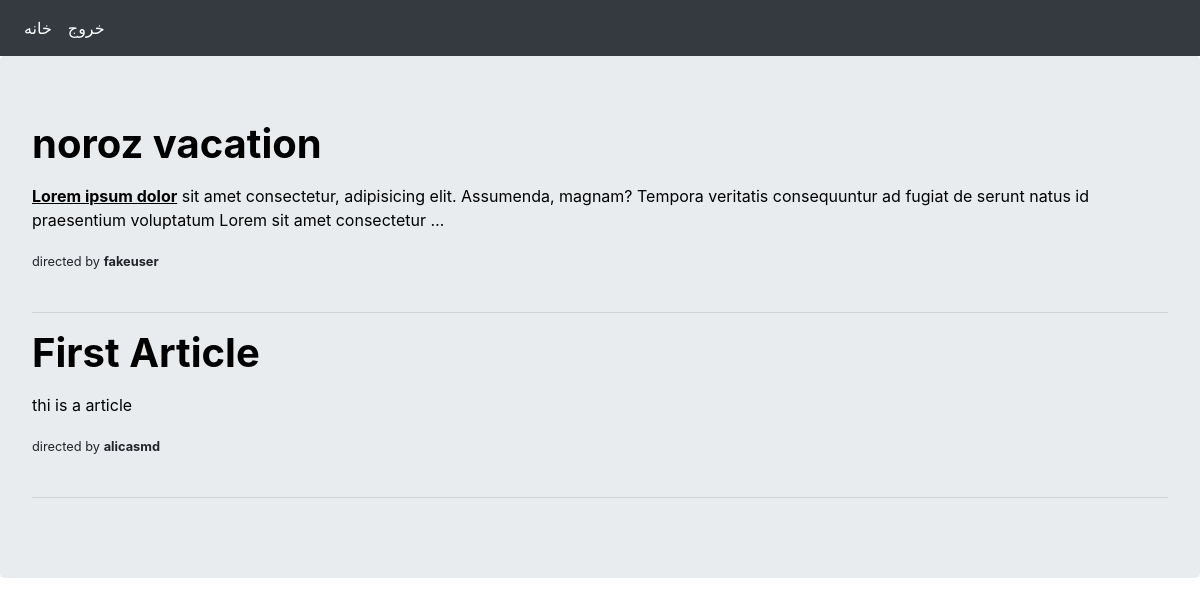
Screenshot of /category/تکنولوژی/ (signed in) with the database file from the repository.
### blog/models.py (models this page shows, shortened)
class Article(models.Model):
    STATUS = (
        ('publish','Publish'),
        ('draft','Draft'),
    )
    title = models.CharField(max_length=120,verbose_name='عنوان مقاله')
    slug  = models.SlugField(max_length=120,unique=True,allow_unicode=True,verbose_name='آدرس مقاله')
    writer = models.ForeignKey(User,on_delete=models.CASCADE,verbose_name='نویسنده مقاله')
    body = RichTextUploadingField(verbose_name='بدنه مقاله')
    category =models.ManyToManyField(ArticleCategory,verbose_name='دسته بندی مقاله')
    publish = models.DateTimeField(default=timezone.now)
    created = models.DateTimeField(auto_now_add=True) #django saves this time and you cant see it in admin panel it cant be changed
    updated = models.DateTimeField(auto_now=True)     #django saves it time and you cant see it in admin panel when it changes and created it can be changed
    status = models.CharField(max_length=30,choices=STATUS,default='d')
    published = PublishArticleManager()
    objects = models.Manager()
    def get_absolute_url(self):
        return reverse('blog:artcile_detail', args=[self.id, self.slug])
    def jpublish(self):
        return jalali_convertor(self.publish)
    class Meta:
        verbose_name        = "مقاله"
        verbose_name_plural = "مقالات"

### blog/views.py (the view)
# urls.py: path('category/<str:title>/',views.article_category,name = 'article_category'),
def article_category(request,title):
    category = ArticleCategory.objects.get(title=title)
    articles_by_category = Article.objects.filter(category=category)
    return render(request,'blog/article_category.html',{"articles_by_category":articles_by_category})

### extensions/jalali.py (called while the page is built)
    def persian_tuple(self):
        return self.persian_year, self.persian_month, self.persian_day

### extensions/uutils.py (called while the page is built)
def persian_numbers_convertor(mystr):
    numbers = {
        "0":"۰",
        "1":"۱",
        "2":"۲",
        "3":"۳",
        "4":"۴",
        "5":"۵",
        "6":"۶",
        "7":"۷",
        "8":"۸",
        "9":"۹",
    }
    for e,p in numbers.items():
        mystr = mystr.replace(e,p)
    return mystr

def jalali_convertor(time):
    time =  timezone.localtime(time)
    jmonth = ["فروردین","اردیبهشت","خرداد","تیر","مرداد","شهریور","مهر","آبان","آذر","دی","بهمن","اسفند",]
    time_to_str = "{},{},{}".format(time.year, time.month ,time.day)
    time_to_tuple = jalali.Gregorian(time_to_str).persian_tuple()
    time_to_list = list(time_to_tuple)
    for index , month in enumerate(jmonth):
        if time_to_list[1] == index + 1:
            time_to_list[1] = month
    output = "{} {} {}, ساعت {}:{}".format(
        time_to_list[2],
        time_to_list[1],
        time_to_list[0],
        time.hour,
        time.minute,
    )
    return persian_numbers_convertor(output)

### blog/templates/blog/article_category.html
{% extends 'base.html' %}
{% block content %}
    {% if request.user.is_authenticated %}
        {% for article in articles_by_category %}
            <a href="{{ article.get_absolute_url }}" style="color: black;">
                <h1 ><b>{{article.title}}</b></h1>
                <p>{{article.body|truncatewords:25|safe}}</p>
            </a>
            <small >directed by <b>{{article.writer}}</b> <br> <b>{{article.jpublish|date:"j/n/Y"}}</b></small>&nbsp;
            <hr>
        {% endfor %}
    {% else %}
        <p> please <a href="{% url 'accounts:user_login' %}">login</a> or <a href="{% url 'accounts:user_register' %}">register</a> first</p>
    {% endif %}
{% endblock %}

### rows the page displays
Article: title "noroz vacation", body "Lorem ipsum dolor sit amet consectetur, adipisicing elit. Assumenda, magnam? Tempora veritatis consequuntur ad fugiat de serunt natus id praesentium voluptatum Lorem sit amet consectetur …", writer "fakeuser"
Article: title "First Article", body "thi is a article", writer "alicasmd"
